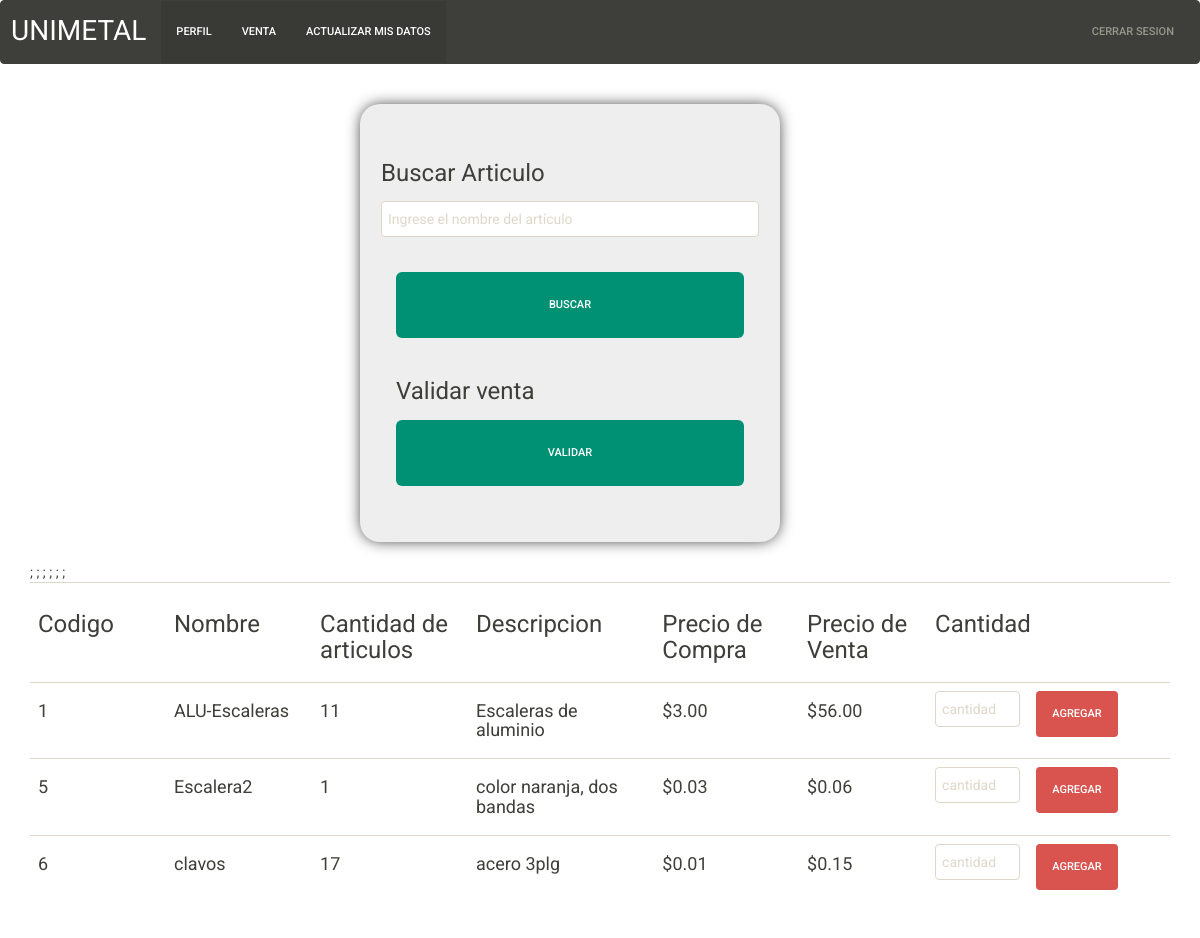
/php/RegistrarVenta.php, run on the app's committed database.
### tables this page shows
CREATE TABLE IF NOT EXISTS `articulos` (
  `codarticulo` int(5) NOT NULL AUTO_INCREMENT,
  `nombre` varchar(30) NOT NULL,
  `cantidadarticulo` varchar(5) NOT NULL,
  `idcategoria` int(5) NOT NULL,
  `descripcion` varchar(100) NOT NULL,
  `precioCompra` double(5,2) NOT NULL,
  `precioVenta` double(5,2) NOT NULL,
  PRIMARY KEY (`codarticulo`),
  KEY `cantidadarticulo` (`cantidadarticulo`),
  KEY `cantidadarticulo_2` (`cantidadarticulo`),
  KEY `idcategoria` (`idcategoria`)
);

### php/RegistrarVenta.php (the view, shortened to what this page needs)
<!DOCTYPE html>
<html lang="es">
<head>
    <link rel="stylesheet" type="text/css" href="../css1/bootstrap.min.css">
</head>
</head>
<body>
<nav class="navbar navbar-default">
  <div class="container-fluid">
    <div class="navbar-header">
      <a class="navbar-brand" href="#">UNIMETAL</a>
    </div>
    <div class="collapse navbar-collapse" id="bs-example-navbar-collapse-1">
      <ul class="nav navbar-nav">
        <li class="active"><a href="../php/login.php">PERFIL<span class="sr-only">(current)</span></a></li>
       <li class="active"><a href="#">VENTA<span class="sr-only">(current)</span></a></li>
           <li class="active"><a href="../html/ActualizarEmpleadoB.php">ACTUALIZAR MIS DATOS</a></li>
      </ul>
      <ul class="nav navbar-nav navbar-right">
        <li><a href="../php/cerrarsesion.php">CERRAR SESION</a></li>
      </ul>
    </div>
  </div>
</nav>
<br>
<div class="container-fluid">
<div class="row">
<div class="col-sm-5 col-sm-offset-5" style=" -webkit-box-shadow: 0px 0px 15px -2px rgba(33,33,33,1);
-moz-box-shadow: 0px 0px 15px -2px rgba(33,33,33,1);
box-shadow: 0px 0px 15px -2px rgba(33,33,33,1); padding:3%; margin:40 auto; border-radius:20px; background:#eeeeee; margin-left:30%;">
<form class="form-horizontal" method="POST" action="../php/RegistrarVenta.php" enctype="multipart/form-data">
<div class="form-group">
<label><h3 class="leter">Buscar Articulo</h3></label>
<input class="form-control" type="text"  name="buscar" placeholder="Ingrese el nombre del artículo" required="Campo requerido">
</div>
<br>
<input type="submit" class="btn btn-lg btn-warning btn-block"  name="Buscar"  value="Buscar" />
</form>
    <br>
    <label><h3 class="leter">Validar venta</h3></label>
    <form class="sign-up" method="POST" action="../php/ListarVenta.php">
<input type="submit" class="btn btn-lg btn-warning btn-block" name="update"  value="VALIDAR" />
</form>
<br>
</div>
</div>
</div>
 <?php
    $link = mostrar();
if (empty($_POST['buscar'])){
    $lis = mysqli_query($link,"SELECT * From articulos");
    echo "<br>";
    echo "<div class='container'><table class='table table-hover'>";
echo "<th  width='5%' align='left'><h3>Codigo</h3></th>";
echo "<th  width='5%' align='left'><h3>Nombre</h3></th>";
echo "<th  width='5%' align='left'><h3>Cantidad de articulos</h3></th>";
echo "<th  width='5%' align='left'><h3>Descripcion</h3></th>";
echo "<th  width='5%' align='left'><h3>Precio de Compra</h3></th>";
echo "<th  width='5%' align='left'><h3>Precio de Venta</h3></th>";
echo "<th colspan='2' width='5%' align='left'><h3>Cantidad</h3></th>";
while ($row = mysqli_fetch_row($lis)){
    echo "<tr>";
    echo "<td width='5%' align='left'><h4>$row[0]</h4></td>";
    echo "<td width='5%' align='left'><h4>$row[1]</h4></td>";
    echo "<td  width='5%' align='left'><h4>$row[2]</h4></td>";
    echo "<td  width='5%' align='left'><h4>$row[4]</h4></td>";
    echo "<td  width='5%' align='left'><h4>$$row[5]</h4></td>";
    echo "<td  width='5%' align='left'><h4>$$row[6]</h4></td>";
  ?>
<form class="form-horizontal" method="POST" action="../php/RegisVenta.php" enctype="multipart/form-data">
    <td width='5%' align='left'><input class="form-control" type="number" min=0 name="Cantidad" placeholder="cantidad" required="Campo requerido"></td>;
    <td width='5%' align='left'><input type="submit" class='btn btn-danger' name="agregar" value="Agregar"> </td>;
 </form>
     <?php
    echo "</tr>";
}
echo "</table> </div>";
}
?>
<br>
</body>
</html>

### php/RegistrarVenta.php (style rules this page uses)
.navbar-brand { font-size: 2em; }
.active { font-size: 5em; }

### data on the page
articulos: codarticulo "1", nombre "ALU-Escaleras", cantidadarticulo "11", descripcion "Escaleras de aluminio", precioCompra "3.00", precioVenta "56.00"
articulos: codarticulo "5", nombre "Escalera2", cantidadarticulo "1", descripcion "color naranja, dos bandas", precioCompra "0.03", precioVenta "0.06"
articulos: codarticulo "6", nombre "clavos", cantidadarticulo "17", descripcion "acero 3plg", precioCompra "0.01", precioVenta "0.15"
